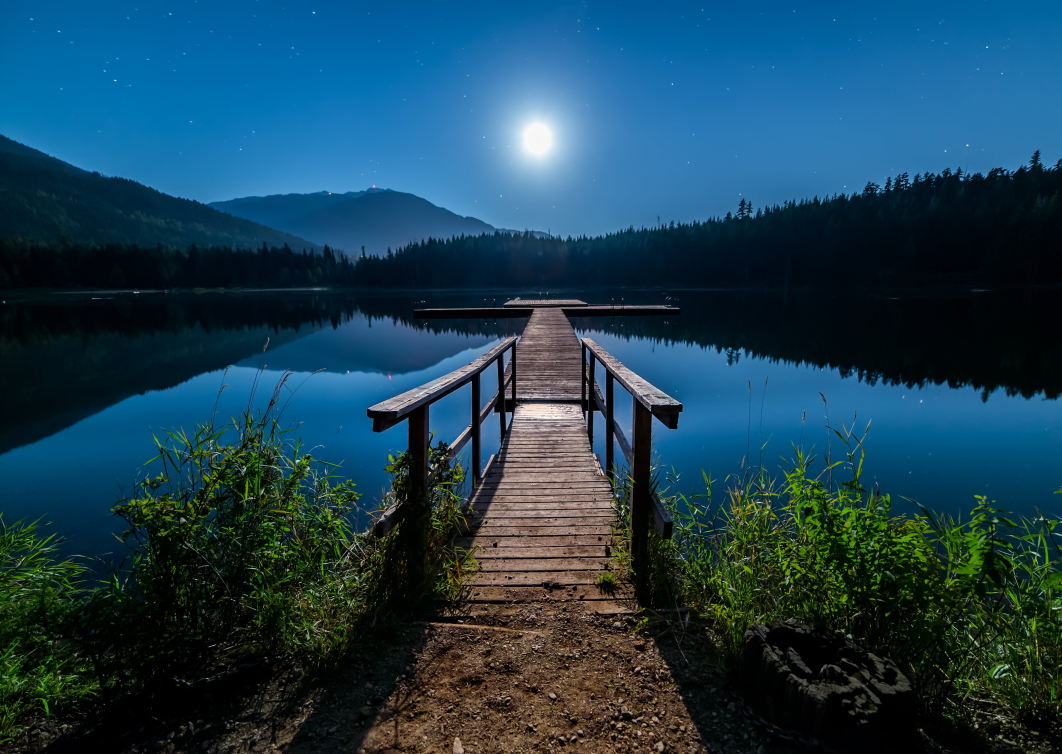
#> input picture sample.jpeg, 5306 x 3770 px (shown at 1/5 size)
$ python image_resizer.py
#> lines starting #> are read from the running program, lines starting #| are printed output that depends on the picture
#> further down, img is the input picture: shape (3770, 5306, 3); mean R, G, B 27.2, 64.8, 82.9
import numpy as np
from PIL import Image


def squarify_image(img):
    if img.shape[0] == img.shape[1]:
        return img
    max_side = max(img.shape[0], img.shape[1])
#> max_side = 5306
    # Assume image is RGB and pad with white
    squared_img = np.ones((max_side, max_side, 3), dtype=np.uint8) * 255
    padding = abs((img.shape[0] - img.shape[1]) // 2)
#> padding = 768
    if img.shape[0] > img.shape[1]:
        squared_img[:, padding:img.shape[0] - padding] = img
    else:
        squared_img[padding:img.shape[1] - padding, :] = img
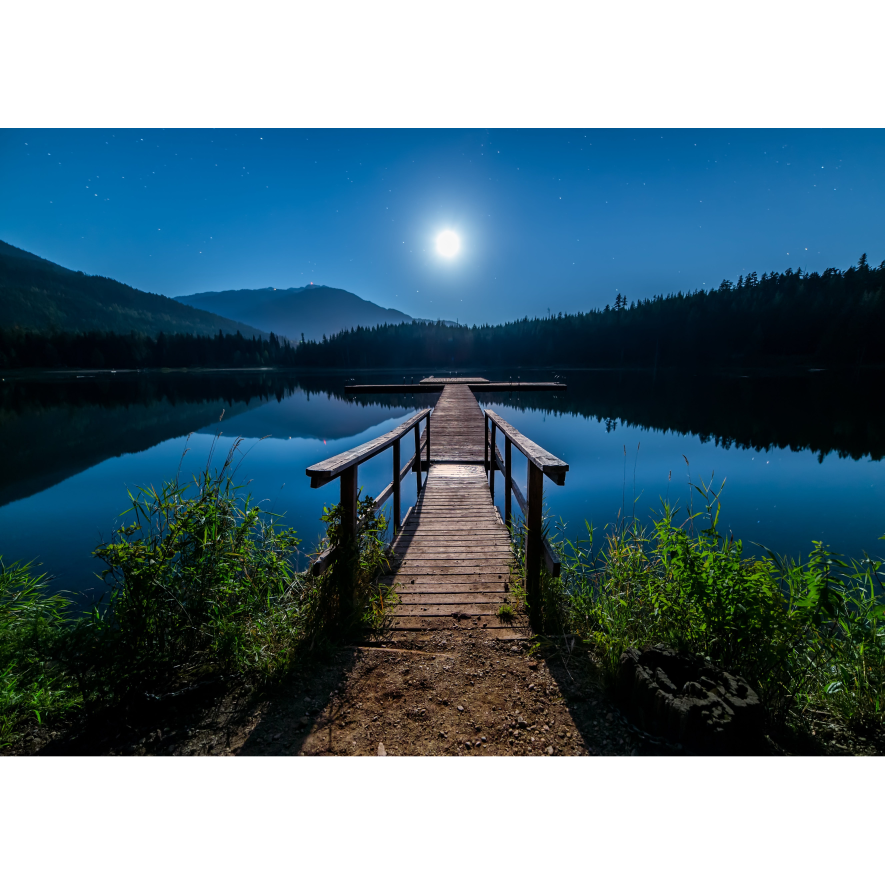
#> squared_img: shape (5306, 5306, 3) (shown at 1/6 size); mean R, G, B 93.1, 119.8, 132.7
    return squared_img


if __name__ == "__main__":
    fn = "sample.jpeg"
    img = np.asarray(Image.open(fn))
    squared_img = squarify_image(img)
    squared_img = Image.fromarray(squared_img, 'RGB')
    squared_img.save("squared_%s" % fn)
